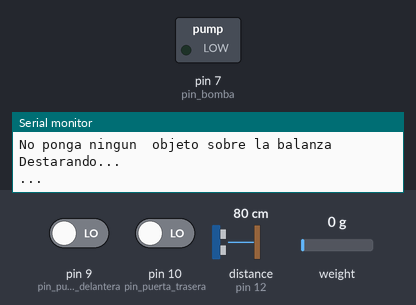
The sketch below on a simulated Arduino Uno, built with avr-gcc and run on an emulated ATmega328P. On the bench: switched loads named in the sketch (green lamp = pin HIGH), the last lines printed to the serial monitor. Wiring (inferred from the names in the program): ultrasonic range finder: trigger pin 11; echo pin 12. The test bench sets the inputs (shaded band); at power-on: weight on the scale 0 g, pin 9 (pin_puerta_delantera) LOW, pin 10 (pin_puerta_trasera) LOW, distance to the obstacle (sensor on pin 12) 80 cm. The echo pulse lasts 58.3 µs per cm; pins used as bus, display or sensor lines are not drawn.

Above: at 3.3 s.
3.4 s: weight on the scale set to 23 g
7.9 s: weight on the scale set to 28 g
At 9.8 s:
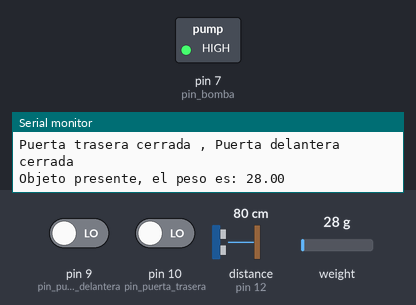
Timing chart, 0 to 12.2 s (numbered marks = the images above; inputs shaded):
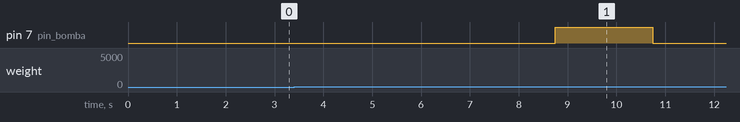

Measured:
- the behaviour switches between 25 and 26 g on weight on the scale (found by bisection; images 0 and 1)
- after the input at 7.9 s, pin 7 (pin_bomba): LOW → HIGH after 0.84 s, → LOW 2.0 s later

The sketch:

Practica1_ACE2.ino
```cpp
#include "HX711.h"
#include <SoftwareSerial.h>

HX711 balanza;
SoftwareSerial mySerial(5, 6); // RX, TX

const int echoPin = 12;
const int trigPin = 11;
const byte pin_puerta_trasera = 10;
const byte pin_puerta_delantera = 9;
const byte pin_bomba = 7;

const int DOUT=A1;
const int CLK=A0;

boolean puerta_abierta_trasera;
boolean puerta_abierta_delantera;

boolean objeto_rociado;

void setup() {
  Serial.begin(9600);
  mySerial.begin(115200);

  pinMode(trigPin, OUTPUT);
  pinMode(echoPin, INPUT);

  pinMode(pin_puerta_trasera, INPUT);
  pinMode(pin_puerta_delantera, INPUT);

  pinMode(pin_bomba, OUTPUT);

  calibracion_balanza();
}

void loop() {
  //String b = estado_puertas();
  //byte c = estado_puertas2();
  float d = lectura_balanza();
  int nivel = Deteccion_nivel();
  //float nivel = Deteccion_nivel2();

  puerta_abierta_trasera = digitalRead(pin_puerta_trasera);
  puerta_abierta_delantera = digitalRead(pin_puerta_delantera);

  Serial.println(estado_puertas(puerta_abierta_trasera, puerta_abierta_delantera));

  if (nivel == 2){
    Serial.print("Nivel del tanque: ");
    Serial.print(nivel);
    Serial.println(", nivel Alto");
  }else if (nivel == 1){
    Serial.print("Nivel del tanque: ");
    Serial.print(nivel);
    Serial.println(", nivel Medio");
  }else if (nivel == 0){
    Serial.print("Nivel del tanque: ");
    Serial.print(nivel);
    Serial.println(", nivel Bajo");
  }


  if (puerta_abierta_trasera == true || puerta_abierta_delantera == true){
    objeto_rociado = false;

  }

  if (d > 25){
    Serial.print("Objeto presente, el peso es: ");
    Serial.println(d);
  }


  if (puerta_abierta_trasera == false && puerta_abierta_delantera == false && d > 25 && objeto_rociado == false){
    activar_bomba();
    objeto_rociado = true;
  }

  mySerial.println(String(int(d))+String(";")+String(nivel)+String("."));

  delay(300);
}


String estado_puertas(boolean puerta_abierta_trasera, boolean puerta_abierta_delantera){
  //puerta_abierta_trasera = digitalRead(pin_puerta_trasera);
  //puerta_abierta_delantera = digitalRead(pin_puerta_delantera);

  String a;

  if (puerta_abierta_trasera == 1){
    //Serial.println("Puerta trasera abierta");
    a = "Puerta trasera abierta ";
  }else if(puerta_abierta_trasera == 0){
    //Serial.println("Puerta trasera cerrada");
    a = "Puerta trasera cerrada ";
  }

  if (puerta_abierta_delantera == 1){
    //Serial.println("Puerta delantera abierta");
    a = a + ", Puerta delantera abierta";
  }else if(puerta_abierta_delantera == 0){
    //Serial.println("Puerta delantera cerrada");
    a = a + ", Puerta delantera cerrada";
  }

  return a;
}

byte estado_puertas2(){
  puerta_abierta_trasera = digitalRead(pin_puerta_trasera);
  puerta_abierta_delantera = digitalRead(pin_puerta_delantera);

  byte resultado;

  if (puerta_abierta_trasera == 0 && puerta_abierta_delantera == 0){
    resultado = 0;
  }else if (puerta_abierta_trasera == 1 && puerta_abierta_delantera == 0){
    resultado = 1;
  }else if (puerta_abierta_trasera == 0 && puerta_abierta_delantera == 1){
    resultado = 2;
  }else if (puerta_abierta_trasera == 1 && puerta_abierta_delantera == 1){
    resultado = 3;
  }

  return resultado;
}


void calibracion_balanza(){
  balanza.begin(DOUT, CLK);
  Serial.print("Lectura del valor del ADC:  ");
  Serial.println(balanza.read());
  Serial.println("No ponga ningun  objeto sobre la balanza");
  Serial.println("Destarando...");
  Serial.println("...");
  balanza.set_scale(987); // Establecemos la escala
  balanza.tare(20);  //El peso actual es considerado Tara.
}

float lectura_balanza(){
    return balanza.get_units(20);
}


int Deteccion_nivel(){
  //lectura de distancia del sensor hacia el agua
  float duration, distance;
  digitalWrite(trigPin, LOW);
  delayMicroseconds(2);

  digitalWrite(trigPin, HIGH);
  delayMicroseconds(10);
  digitalWrite(trigPin, LOW);

  duration = pulseIn(echoPin, HIGH);
  distance = (duration / 58.2);


  if(distance > 0 && distance <= 13){
    //si la distancia del sensor al agua es de entre 3 y 11 cm retorna valor alto (2)
    return 2;
  }else if(distance > 13 && distance <= 20){
    //si la distancia del sensor al agua es de entre 11 y 15 cm retorna valor medio (1)
    return 1;
  }else if (distance > 20 && distance < 35){
    //si la distancia del sensor al agua es de entre 15 y 25 cm retorna valor bajo (0)
    return 0;
  }else{
    //si la distancia devuelve algun valor fuera de rango devuelve indefinido (-1)
    return -1;
  }
}


float Deteccion_nivel2(){
  //lectura de distancia del sensor hacia el agua
  float duration, distance;
  digitalWrite(trigPin, LOW);
  delayMicroseconds(2);

  digitalWrite(trigPin, HIGH);
  delayMicroseconds(10);
  digitalWrite(trigPin, LOW);

  duration = pulseIn(echoPin, HIGH);
  distance = (duration / 58.2);

  return distance;
}


void activar_bomba(){
  digitalWrite(pin_bomba, HIGH); // envia señal alta al relay
  delay(2000);

  digitalWrite(pin_bomba, LOW);  // envia señal baja al relay
  Serial.println("OBJETO ROCIADO");
}
```
